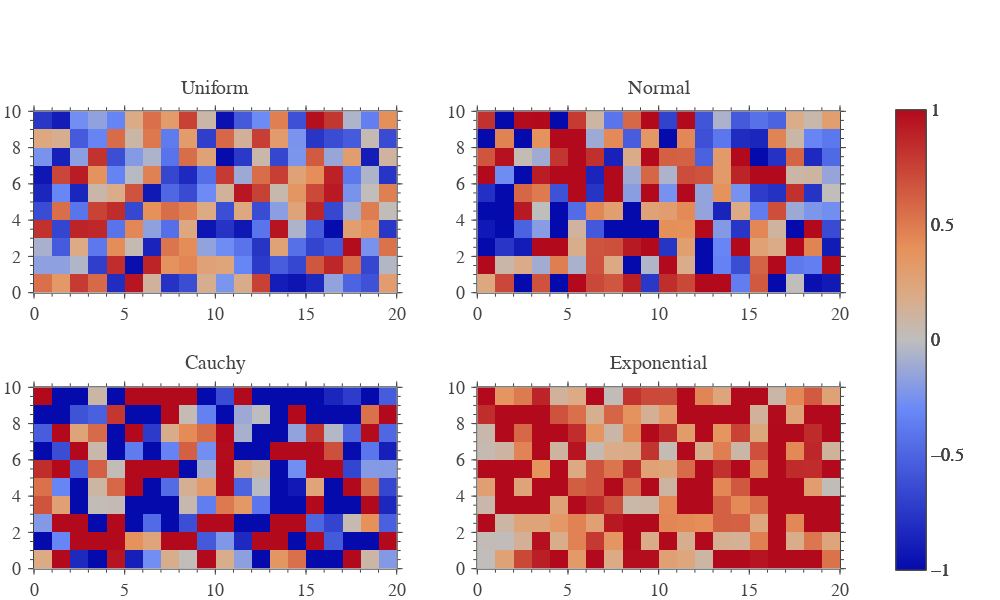

The notebook cell saved with this chart:
### Code cell
plt.show()

### Figure 1 — Plotly figure (JSON) as saved in the notebook; plotly's stock layout.template omitted (floating-point values rounded to 4 significant figures; data arrays with more than 128 entries replaced by an {"elided": "..."} marker saying what was removed)
{"data": [{"colorbar": {"xpad": 40}, "dx": 1, "dy": 1, "transpose": true, "type": "heatmap", "uid": "d702bfe5-d024-44c8-820a-fa8a53256783", "x": [0, 1, 2, 3, 4, 5, 6, 7, 8, 9, 10, 11, 12, 13, 14, 15, 16, 17, 18, 19, 20], "xaxis": "x", "y": [0, 1, 2, 3, 4, 5, 6, 7, 8, 9, 10], "yaxis": "y", "z": {"elided": "20x10 float values"}, "zmax": 1, "zmin": -1}, {"colorbar": {"xpad": 40}, "dx": 1, "dy": 1, "transpose": true, "type": "heatmap", "uid": "7378c6c5-3805-4b49-b7bd-0fcfaae21783", "x": [0, 1, 2, 3, 4, 5, 6, 7, 8, 9, 10, 11, 12, 13, 14, 15, 16, 17, 18, 19, 20], "xaxis": "x2", "y": [0, 1, 2, 3, 4, 5, 6, 7, 8, 9, 10], "yaxis": "y2", "z": {"elided": "20x10 float values"}, "zmax": 1, "zmin": -1}, {"colorbar": {"xpad": 40}, "dx": 1, "dy": 1, "transpose": true, "type": "heatmap", "uid": "79415f16-7be4-4355-abc5-a99756018091", "x": [0, 1, 2, 3, 4, 5, 6, 7, 8, 9, 10, 11, 12, 13, 14, 15, 16, 17, 18, 19, 20], "xaxis": "x3", "y": [0, 1, 2, 3, 4, 5, 6, 7, 8, 9, 10], "yaxis": "y3", "z": {"elided": "20x10 float values"}, "zmax": 1, "zmin": -1}, {"colorbar": {"xpad": 40}, "dx": 1, "dy": 1, "transpose": true, "type": "heatmap", "uid": "2089f6bf-87f3-4f9e-a983-aed359a05025", "x": [0, 1, 2, 3, 4, 5, 6, 7, 8, 9, 10, 11, 12, 13, 14, 15, 16, 17, 18, 19, 20], "xaxis": "x4", "y": [0, 1, 2, 3, 4, 5, 6, 7, 8, 9, 10], "yaxis": "y4", "z": {"elided": "20x10 float values"}, "zmax": 1, "zmin": -1}, {"type": "heatmap", "uid": "3d56dd57-88ee-4b3e-bc31-9ef3d5bff199", "visible": false, "xaxis": "x101", "yaxis": "y101"}, {"type": "heatmap", "uid": "038c29a3-9493-4fd2-a95c-2d576b719863", "visible": false, "xaxis": "x201", "yaxis": "y201"}, {"type": "heatmap", "uid": "ca14189b-b8b6-449e-8aa1-fd5284debdc2", "visible": false, "xaxis": "x102", "yaxis": "y102"}, {"type": "heatmap", "uid": "20877ba2-5b46-4144-9a1d-b062526872ae", "visible": false, "xaxis": "x202", "yaxis": "y202"}, {"type": "heatmap", "uid": "8627ecf1-a4d1-4874-8490-816ba72102dc", "visible": false, "xaxis": "x103", "yaxis": "y103"}, {"type": "heatmap", "uid": "8040cd33-8852-4635-a49c-8986d38e2f0f", "visible": false, "xaxis": "x203", "yaxis": "y203"}, {"type": "heatmap", "uid": "764db6ab-590e-4ad5-bcc4-3331ad5cffc1", "visible": false, "xaxis": "x104", "yaxis": "y104"}, {"type": "heatmap", "uid": "028dcd0d-d6f0-4a25-87e9-4bb97ed653ab", "visible": false, "xaxis": "x204", "yaxis": "y204"}], "layout": {"annotations": [{"font": {"family": "Arial", "size": 20}, "showarrow": false, "text": "Uniform", "x": 0.225, "xanchor": "center", "xref": "paper", "y": 1, "yanchor": "bottom", "yref": "paper"}, {"font": {"family": "Arial", "size": 20}, "showarrow": false, "text": "Normal", "x": 0.775, "xanchor": "center", "xref": "paper", "y": 1, "yanchor": "bottom", "yref": "paper"}, {"font": {"family": "Arial", "size": 20}, "showarrow": false, "text": "Cauchy", "x": 0.225, "xanchor": "center", "xref": "paper", "y": 0.425, "yanchor": "bottom", "yref": "paper"}, {"font": {"family": "Arial", "size": 20}, "showarrow": false, "text": "Exponential", "x": 0.775, "xanchor": "center", "xref": "paper", "y": 0.425, "yanchor": "bottom", "yref": "paper"}], "font": {"family": "Arial", "size": 18}, "height": 600, "margin": {"b": 0, "l": 0, "r": 10}, "titlefont": {"family": "Arial", "size": 20}, "width": 1000, "xaxis": {"anchor": "y", "automargin": true, "constrain": "domain", "domain": [0, 0.45], "dtick": 5, "hoverformat": ".f", "range": [0, 20], "showgrid": false, "showline": false, "showticklabels": true, "ticklen": 5, "ticks": "outside", "titlefont": {"family": "Arial", "size": 20}, "zeroline": false}, "xaxis101": {"anchor": "y", "automargin": true, "constrain": "domain", "domain": [0, 0.45], "dtick": 5, "overlaying": "x", "range": [0, 20], "scaleanchor": "x", "showgrid": false, "showline": false, "showticklabels": false, "side": "top", "ticklen": 5, "ticks": "outside", "zeroline": false}, "xaxis102": {"anchor": "y2", "automargin": true, "constrain": "domain", "domain": [0.55, 1], "dtick": 5, "overlaying": "x2", "range": [0, 20], "scaleanchor": "x2", "showgrid": false, "showline": false, "showticklabels": false, "side": "top", "ticklen": 5, "ticks": "outside", "zeroline": false}, "xaxis103": {"anchor": "y3", "automargin": true, "constrain": "domain", "domain": [0, 0.45], "dtick": 5, "overlaying": "x3", "range": [0, 20], "scaleanchor": "x3", "showgrid": false, "showline": false, "showticklabels": false, "side": "top", "ticklen": 5, "ticks": "outside", "zeroline": false}, "xaxis104": {"anchor": "y4", "automargin": true, "constrain": "domain", "domain": [0.55, 1], "dtick": 5, "overlaying": "x4", "range": [0, 20], "scaleanchor": "x4", "showgrid": false, "showline": false, "showticklabels": false, "side": "top", "ticklen": 5, "ticks": "outside", "zeroline": false}, "xaxis2": {"anchor": "y2", "automargin": true, "constrain": "domain", "domain": [0.55, 1], "dtick": 5, "hoverformat": ".f", "range": [0, 20], "showgrid": false, "showline": false, "showticklabels": true, "ticklen": 5, "ticks": "outside", "titlefont": {"family": "Arial", "size": 20}, "zeroline": false}, "xaxis201": {"anchor": "y", "automargin": true, "constrain": "domain", "domain": [0, 0.45], "dtick": 1, "mirror": "ticks", "overlaying": "x", "range": [0, 20], "scaleanchor": "x", "showgrid": false, "showline": true, "showticklabels": false, "ticklen": 3, "ticks": "outside", "zeroline": false}, "xaxis202": {"anchor": "y2", "automargin": true, "constrain": "domain", "domain": [0.55, 1], "dtick": 1, "mirror": "ticks", "overlaying": "x2", "range": [0, 20], "scaleanchor": "x2", "showgrid": false, "showline": true, "showticklabels": false, "ticklen": 3, "ticks": "outside", "zeroline": false}, "xaxis203": {"anchor": "y3", "automargin": true, "constrain": "domain", "domain": [0, 0.45], "dtick": 1, "mirror": "ticks", "overlaying": "x3", "range": [0, 20], "scaleanchor": "x3", "showgrid": false, "showline": true, "showticklabels": false, "ticklen": 3, "ticks": "outside", "zeroline": false}, "xaxis204": {"anchor": "y4", "automargin": true, "constrain": "domain", "domain": [0.55, 1], "dtick": 1, "mirror": "ticks", "overlaying": "x4", "range": [0, 20], "scaleanchor": "x4", "showgrid": false, "showline": true, "showticklabels": false, "ticklen": 3, "ticks": "outside", "zeroline": false}, "xaxis3": {"anchor": "y3", "automargin": true, "constrain": "domain", "domain": [0, 0.45], "dtick": 5, "hoverformat": ".f", "range": [0, 20], "showgrid": false, "showline": false, "showticklabels": true, "ticklen": 5, "ticks": "outside", "titlefont": {"family": "Arial", "size": 20}, "zeroline": false}, "xaxis4": {"anchor": "y4", "automargin": true, "constrain": "domain", "domain": [0.55, 1], "dtick": 5, "hoverformat": ".f", "range": [0, 20], "showgrid": false, "showline": false, "showticklabels": true, "ticklen": 5, "ticks": "outside", "titlefont": {"family": "Arial", "size": 20}, "zeroline": false}, "yaxis": {"anchor": "x", "automargin": true, "constrain": "domain", "domain": [0.575, 1], "dtick": 2, "hoverformat": ".f", "range": [0, 10], "scaleanchor": "x", "showgrid": false, "showline": false, "showticklabels": true, "ticklen": 5, "tickprefix": " ", "ticks": "outside", "ticksuffix": " ", "titlefont": {"family": "Arial", "size": 20}, "zeroline": false}, "yaxis101": {"anchor": "x", "automargin": true, "constrain": "domain", "domain": [0.575, 1], "dtick": 2, "overlaying": "y", "range": [0, 10], "scaleanchor": "y", "showgrid": false, "showline": false, "showticklabels": false, "side": "right", "ticklen": 5, "ticks": "outside", "zeroline": false}, "yaxis102": {"anchor": "x2", "automargin": true, "constrain": "domain", "domain": [0.575, 1], "dtick": 2, "overlaying": "y2", "range": [0, 10], "scaleanchor": "y2", "showgrid": false, "showline": false, "showticklabels": false, "side": "right", "ticklen": 5, "ticks": "outside", "zeroline": false}, "yaxis103": {"anchor": "x3", "automargin": true, "constrain": "domain", "domain": [0, 0.425], "dtick": 2, "overlaying": "y3", "range": [0, 10], "scaleanchor": "y3", "showgrid": false, "showline": false, "showticklabels": false, "side": "right", "ticklen": 5, "ticks": "outside", "zeroline": false}, "yaxis104": {"anchor": "x4", "automargin": true, "constrain": "domain", "domain": [0, 0.425], "dtick": 2, "overlaying": "y4", "range": [0, 10], "scaleanchor": "y4", "showgrid": false, "showline": false, "showticklabels": false, "side": "right", "ticklen": 5, "ticks": "outside", "zeroline": false}, "yaxis2": {"anchor": "x2", "automargin": true, "constrain": "domain", "domain": [0.575, 1], "dtick": 2, "hoverformat": ".f", "range": [0, 10], "scaleanchor": "x2", "showgrid": false, "showline": false, "showticklabels": true, "ticklen": 5, "tickprefix": " ", "ticks": "outside", "ticksuffix": " ", "titlefont": {"family": "Arial", "size": 20}, "zeroline": false}, "yaxis201": {"anchor": "x", "automargin": true, "constrain": "domain", "domain": [0.575, 1], "dtick": 0.5, "mirror": "ticks", "overlaying": "y", "range": [0, 10], "scaleanchor": "y", "showgrid": false, "showline": true, "showticklabels": false, "ticklen": 3, "ticks": "outside", "zeroline": false}, "yaxis202": {"anchor": "x2", "automargin": true, "constrain": "domain", "domain": [0.575, 1], "dtick": 0.5, "mirror": "ticks", "overlaying": "y2", "range": [0, 10], "scaleanchor": "y2", "showgrid": false, "showline": true, "showticklabels": false, "ticklen": 3, "ticks": "outside", "zeroline": false}, "yaxis203": {"anchor": "x3", "automargin": true, "constrain": "domain", "domain": [0, 0.425], "dtick": 0.5, "mirror": "ticks", "overlaying": "y3", "range": [0, 10], "scaleanchor": "y3", "showgrid": false, "showline": true, "showticklabels": false, "ticklen": 3, "ticks": "outside", "zeroline": false}, "yaxis204": {"anchor": "x4", "automargin": true, "constrain": "domain", "domain": [0, 0.425], "dtick": 0.5, "mirror": "ticks", "overlaying": "y4", "range": [0, 10], "scaleanchor": "y4", "showgrid": false, "showline": true, "showticklabels": false, "ticklen": 3, "ticks": "outside", "zeroline": false}, "yaxis3": {"anchor": "x3", "automargin": true, "constrain": "domain", "domain": [0, 0.425], "dtick": 2, "hoverformat": ".f", "range": [0, 10], "scaleanchor": "x3", "showgrid": false, "showline": false, "showticklabels": true, "ticklen": 5, "tickprefix": " ", "ticks": "outside", "ticksuffix": " ", "titlefont": {"family": "Arial", "size": 20}, "zeroline": false}, "yaxis4": {"anchor": "x4", "automargin": true, "constrain": "domain", "domain": [0, 0.425], "dtick": 2, "hoverformat": ".f", "range": [0, 10], "scaleanchor": "x4", "showgrid": false, "showline": false, "showticklabels": true, "ticklen": 5, "tickprefix": " ", "ticks": "outside", "ticksuffix": " ", "titlefont": {"family": "Arial", "size": 20}, "zeroline": false}}}
